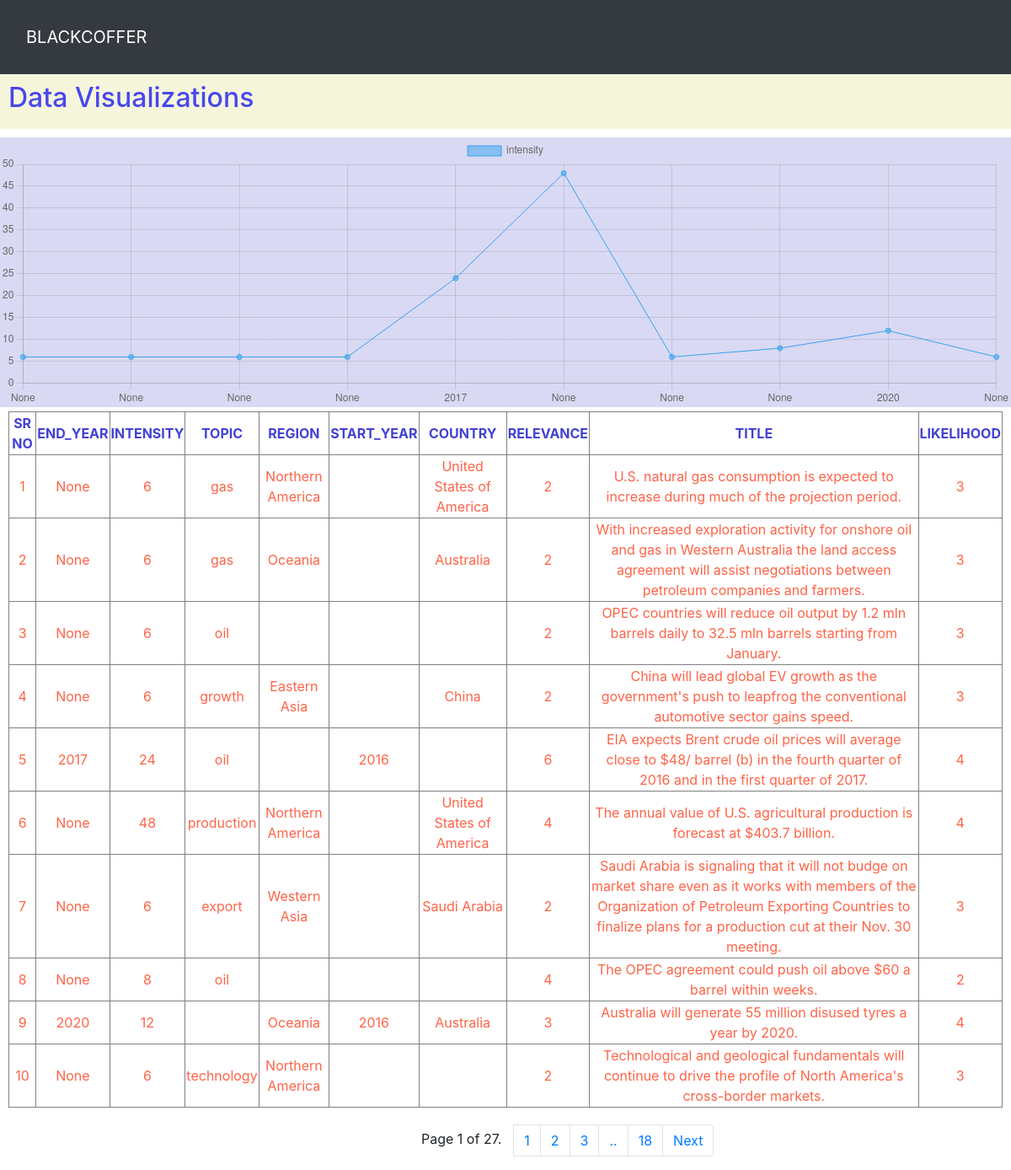
The page / on the database its author committed.
### myapp/models.py (models this page shows, shortened)
class Datavisualization(models.Model):
    end_year=models.IntegerField(null=True)
    intensity=models.IntegerField(null=True)
    sector=models.CharField(max_length=100,null=True)
    topic=models.CharField(max_length=100,null=True)
    url=models.CharField(max_length=100,null=True)
    region=models.CharField(max_length=100,null=True)
    start_year=models.CharField(max_length=100,null=True)
    impact=models.CharField(max_length=100,null=True)
    added=models.CharField(max_length=100,null=True)
    published=models.CharField(max_length=100,null=True)
    country=models.CharField(max_length=100,null=True)
    relevance=models.IntegerField(null=True)
    pestle=models.CharField(max_length=100,null=True)
    source=models.CharField(max_length=100,null=True)
    title=models.CharField(max_length=100,null=True)
    likelihood=models.IntegerField(null=True)

### myapp/views.py (the view)
# urls.py: path('',views.get,name='home'),
def get(request):
    data = Datavisualization.objects.all()
    paginator = Paginator(data, 10)
    page_number = request.GET.get("page")
    page_obj = paginator.get_page(page_number)
    return render(request, 'myapp/index.html', {"data":page_obj})

### myapp/templates/myapp/index.html (shortened to what this page needs)
<!DOCTYPE html>
<html lang="en">
<head>
  <link rel="stylesheet" href="https://cdn.jsdelivr.net/npm/bootstrap@4.3.1/dist/css/bootstrap.min.css"
>
  <link rel="stylesheet" href="https://cdn.jsdelivr.net/npm/bootstrap@4.3.1/dist/css/bootstrap.min.css"
>
</head>
<body>
  <nav class="navbar navbar-expand-lg navbar-dark bg-dark fixed-top">
      <div class="container-fluid">
        <a class="navbar-brand me-auto ms-lg-0 ms-3 text-uppercase fw-bold" href="#">Blackcoffer</a>
        <div class="collapse navbar-collapse" id="topNavBar">
          <form class="d-flex ms-auto my-3 my-lg-0">
          </form>
        </div>
      </div>
    </nav>
    <br><br><br>
   <marquee behavior="alternate" scrollamount="10" style="color:rgb(71, 71, 237);background-color:beige;padding:10px;margin-top:15px"><h2>Data Visualizations</h2></marquee>
  <div>
    <canvas id="myChart" width="1200" height="320" style="display: block; box-sizing: border-box;background-color:rgb(217, 217, 244);margin-top:10px;"></canvas>
  </div>
        <script>
          const ctx = document.getElementById('myChart');
          new Chart(ctx, {
            type: 'line',
            data: {
              labels: [{% for post in data %} '{{post.end_year}}',  {% endfor %}],
            datasets: [{
              label: ['intensity',],
              hoverBackgroundColor: [
                "#f38b4b",
                "#56d798",
                "#ff8397",
                "#6970d5",
              ],
              data: [{% for post in data %}  '{{post.intensity}}', {% endfor %}],
            borderWidth: 1
                }]
              },
            options: {
            scales: {
              y: {
                beginAtZero: true
              }
            }
          }
            });
        </script>
  <table border="1" style="margin-left: 10px; margin-right:10px;margin-top:5px;">
    <tr align="center" style="color:rgb(65, 65, 214);text-transform: uppercase;">
      <th>Sr No</th>
      <th>end_year</th>
      <th>intensity</th>
      <th>topic</th>
      <th>region</th>
      <th>start_year</th>
      <th>country</th>
      <th>relevance</th>
      <th>title</th>
      <th>likelihood</th>
    </tr>
    {% for post in data %}
    <tr align="center" style="color:tomato">
      <td>{{forloop.counter}}</td>
      <td>{{post.end_year}}</td>
      <td>{{post.intensity}}</td>
      <td>{{post.topic}}</td>
      <td>{{post.region}}</td>
      <td>{{post.start_year}}</td>
      <td>{{post.country}}</td>
      <td>{{post.relevance}}</td>
      <td>{{post.title}}</td>
      <td>{{post.likelihood}}</td>
    </tr>
    {% endfor %}
  </table>
  <nav aria-label="Page navigation example">
    <ul class="pagination" style="margin-left: 500px; margin-top:20px">
      <span class="current" style="margin-top: 5px; margin-right:15px">
        Page {{ data.number }} of {{ data.paginator.num_pages }}.
      </span>
      {% if data.has_next %}
      <li class="page-item"><a class="page-link" href="?page=1">1</a></li>
      <li class="page-item"><a class="page-link" href="?page=2">2</a></li>
      <li class="page-item"><a class="page-link" href="?page=3">3</a></li>
      <li class="page-item"><a class="page-link" href="?page=4">..</a></li>
      <li class="page-item"><a class="page-link" href="?page=18">18</a></li>
      <li class="page-item"><a class="page-link" href="?page={{ data.next_page_number }}">Next</a></li>
      {% endif %}
    </ul>
  </nav>
</body>
</html>

### rows shown on the page
Datavisualization: end_year "None", intensity "6", topic "gas", region "Northern America", country "United States of America", relevance "2", title "U.S. natural gas consumption is expected to increase during much of the projection period.", likelihood "3"
Datavisualization: end_year "None", intensity "6", topic "gas", region "Oceania", country "Australia", relevance "2", title "With increased exploration activity for onshore oil and gas in Western Australia the land access agreement will assist negotiations between petroleum companies and farmers.", likelihood "3"
Datavisualization: end_year "None", intensity "6", topic "oil", relevance "2", title "OPEC countries will reduce oil output by 1.2 mln barrels daily to 32.5 mln barrels starting from January.", likelihood "3"
Datavisualization: end_year "None", intensity "6", topic "growth", region "Eastern Asia", country "China", relevance "2", title "China will lead global EV growth as the government's push to leapfrog the conventional automotive sector gains speed.", likelihood "3"
Datavisualization: end_year "2017", intensity "24", topic "oil", start_year "2016", relevance "6", title "EIA expects Brent crude oil prices will average close to $48/ barrel (b) in the fourth quarter of 2016 and in the first quarter of 2017.", likelihood "4"
Datavisualization: end_year "None", intensity "48", topic "production", region "Northern America", country "United States of America", relevance "4", title "The annual value of U.S. agricultural production is forecast at $403.7 billion.", likelihood "4"
Datavisualization: end_year "None", intensity "6", topic "export", region "Western Asia", country "Saudi Arabia", relevance "2", title "Saudi Arabia is signaling that it will not budge on market share even as it works with members of the Organization of Petroleum Exporting Countries to finalize plans for a production cut at their Nov. 30 meeting.", likelihood "3"
Datavisualization: end_year "None", intensity "8", topic "oil", relevance "4", title "The OPEC agreement could push oil above $60 a barrel within weeks.", likelihood "2"
Datavisualization: end_year "2020", intensity "12", region "Oceania", start_year "2016", country "Australia", relevance "3", title "Australia will generate 55 million disused tyres a year by 2020.", likelihood "4"
Datavisualization: end_year "None", intensity "6", topic "technology", region "Northern America", relevance "2", title "Technological and geological fundamentals will continue to drive the profile of North America's cross-border markets.", likelihood "3"

### other values the page prints
{{ data.number }} "1"
{{ data.paginator.num_pages }} "27"
chart data {{ post.intensity }} 6, 6, 6, 6, 24, 48, 6, 8, 12, 6
